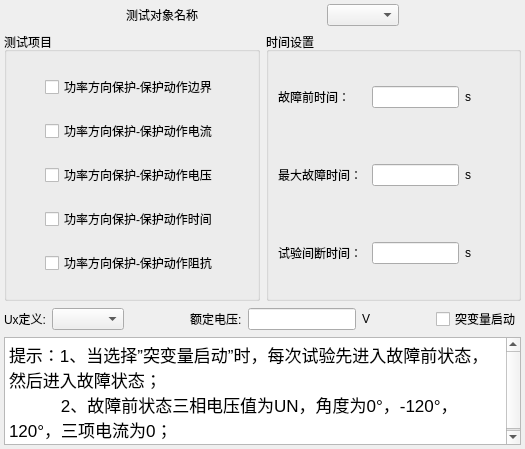
       <widget class="QWidget" name="tab_csxm">
        <attribute name="title">
         <string>测试项目</string>
        </attribute>
        <layout class="QVBoxLayout" name="verticalLayout" stretch="1,5,1,2">
         <property name="leftMargin">
          <number>4</number>
         </property>
         <property name="topMargin">
          <number>4</number>
         </property>
         <property name="rightMargin">
          <number>4</number>
         </property>
         <property name="bottomMargin">
          <number>4</number>
         </property>
         <item>
          <layout class="QHBoxLayout" name="horizontalLayout">
           <item>
            <spacer name="horizontalSpacer_126">
             <property name="orientation">
              <enum>Qt::Horizontal</enum>
             </property>
             <property name="sizeHint" stdset="0">
              <size>
               <width>40</width>
               <height>20</height>
              </size>
             </property>
            </spacer>
           </item>
           <item>
            <widget class="QLabel" name="label">
             <property name="text">
              <string>测试对象名称</string>
             </property>
            </widget>
           </item>
           <item>
            <spacer name="horizontalSpacer_128">
             <property name="orientation">
              <enum>Qt::Horizontal</enum>
             </property>
             <property name="sizeHint" stdset="0">
              <size>
               <width>40</width>
               <height>20</height>
              </size>
             </property>
            </spacer>
           </item>
           <item>
            <widget class="QComboBox" name="comboBox"/>
           </item>
           <item>
            <spacer name="horizontalSpacer_127">
             <property name="orientation">
              <enum>Qt::Horizontal</enum>
             </property>
             <property name="sizeHint" stdset="0">
              <size>
               <width>40</width>
               <height>20</height>
              </size>
             </property>
            </spacer>
           </item>
          </layout>
         </item>
         <item>
          <layout class="QHBoxLayout" name="horizontalLayout_2" stretch="1,1">
           <item>
            <widget class="QGroupBox" name="groupBox">
             <property name="title">
              <string>测试项目</string>
             </property>
             <layout class="QVBoxLayout" name="verticalLayout_2">
              <item>
               <layout class="QHBoxLayout" name="horizontalLayout_4">
                <item>
                 <spacer name="horizontalSpacer_3">
                  <property name="orientation">
                   <enum>Qt::Horizontal</enum>
                  </property>
                  <property name="sizeHint" stdset="0">
                   <size>
                    <width>40</width>
                    <height>20</height>
                   </size>
                  </property>
                 </spacer>
                </item>
                <item>
                 <widget class="QCheckBox" name="checkBox_2">
                  <property name="text">
                   <string>功率方向保护-保护动作边界</string>
                  </property>
                 </widget>
                </item>
                <item>
                 <spacer name="horizontalSpacer_4">
                  <property name="orientation">
                   <enum>Qt::Horizontal</enum>
                  </property>
                  <property name="sizeHint" stdset="0">
                   <size>
                    <width>40</width>
                    <height>20</height>
                   </size>
                  </property>
                 </spacer>
                </item>
               </layout>
              </item>
              <item>
               <layout class="QHBoxLayout" name="horizontalLayout_5">
                <item>
                 <spacer name="horizontalSpacer_5">
                  <property name="orientation">
                   <enum>Qt::Horizontal</enum>
                  </property>
                  <property name="sizeHint" stdset="0">
                   <size>
                    <width>40</width>
                    <height>20</height>
                   </size>
                  </property>
                 </spacer>
                </item>
                <item>
                 <widget class="QCheckBox" name="checkBox_3">
                  <property name="text">
                   <string>功率方向保护-保护动作电流</string>
                  </property>
                 </widget>
                </item>
                <item>
                 <spacer name="horizontalSpacer_6">
                  <property name="orientation">
                   <enum>Qt::Horizontal</enum>
                  </property>
                  <property name="sizeHint" stdset="0">
                   <size>
                    <width>40</width>
                    <height>20</height>
                   </size>
                  </property>
                 </spacer>
                </item>
               </layout>
              </item>
              <item>
               <layout class="QHBoxLayout" name="horizontalLayout_6">
                <item>
                 <spacer name="horizontalSpacer_7">
                  <property name="orientation">
                   <enum>Qt::Horizontal</enum>
                  </property>
                  <property name="sizeHint" stdset="0">
                   <size>
                    <width>40</width>
                    <height>20</height>
                   </size>
                  </property>
                 </spacer>
                </item>
                <item>
                 <widget class="QCheckBox" name="checkBox_4">
                  <property name="text">
                   <string>功率方向保护-保护动作电压</string>
                  </property>
                 </widget>
                </item>
                <item>
                 <spacer name="horizontalSpacer_8">
                  <property name="orientation">
                   <enum>Qt::Horizontal</enum>
                  </property>
                  <property name="sizeHint" stdset="0">
                   <size>
                    <width>40</width>
                    <height>20</height>
                   </size>
                  </property>
                 </spacer>
                </item>
               </layout>
              </item>
              <item>
               <layout class="QHBoxLayout" name="horizontalLayout_7">
                <item>
                 <spacer name="horizontalSpacer_9">
                  <property name="orientation">
                   <enum>Qt::Horizontal</enum>
                  </property>
                  <property name="sizeHint" stdset="0">
                   <size>
                    <width>40</width>
                    <height>20</height>
                   </size>
                  </property>
                 </spacer>
                </item>
                <item>
                 <widget class="QCheckBox" name="checkBox_5">
                  <property name="text">
                   <string>功率方向保护-保护动作时间</string>
                  </property>
                 </widget>
                </item>
                <item>
                 <spacer name="horizontalSpacer_10">
                  <property name="orientation">
                   <enum>Qt::Horizontal</enum>
                  </property>
                  <property name="sizeHint" stdset="0">
                   <size>
                    <width>40</width>
                    <height>20</height>
                   </size>
                  </property>
                 </spacer>
                </item>
               </layout>
              </item>
              <item>
               <layout class="QHBoxLayout" name="horizontalLayout_8">
                <item>
                 <spacer name="horizontalSpacer_11">
                  <property name="orientation">
                   <enum>Qt::Horizontal</enum>
                  </property>
                  <property name="sizeHint" stdset="0">
                   <size>
                    <width>40</width>
                    <height>20</height>
                   </size>
                  </property>
                 </spacer>
                </item>
                <item>
                 <widget class="QCheckBox" name="checkBox_6">
                  <property name="text">
                   <string>功率方向保护-保护动作阻抗</string>
                  </property>
                 </widget>
                </item>
                <item>
                 <spacer name="horizontalSpacer_12">
                  <property name="orientation">
                   <enum>Qt::Horizontal</enum>
                  </property>
                  <property name="sizeHint" stdset="0">
                   <size>
                    <width>40</width>
                    <height>20</height>
                   </size>
                  </property>
                 </spacer>
                </item>
               </layout>
              </item>
             </layout>
            </widget>
           </item>
           <item>
            <widget class="QGroupBox" name="groupBox_2">
             <property name="title">
              <string>时间设置</string>
             </property>
             <layout class="QVBoxLayout" name="verticalLayout_3">
              <item>
               <layout class="QHBoxLayout" name="horizontalLayout_9" stretch="2,2,1">
                <item>
                 <widget class="QLabel" name="label_5">
                  <property name="text">
                   <string>故障前时间：</string>
                  </property>
                 </widget>
                </item>
                <item>
                 <widget class="QLineEdit" name="lineEdit_2"/>
                </item>
                <item>
                 <widget class="QLabel" name="label_6">
                  <property name="text">
                   <string>s</string>
                  </property>
                 </widget>
                </item>
               </layout>
              </item>
              <item>
               <layout class="QHBoxLayout" name="horizontalLayout_10" stretch="2,2,1">
                <item>
                 <widget class="QLabel" name="label_7">
                  <property name="text">
                   <string>最大故障时间：</string>
                  </property>
                 </widget>
                </item>
                <item>
                 <widget class="QLineEdit" name="lineEdit_3"/>
                </item>
                <item>
                 <widget class="QLabel" name="label_8">
                  <property name="text">
                   <string>s</string>
                  </property>
                 </widget>
                </item>
               </layout>
              </item>
              <item>
               <layout class="QHBoxLayout" name="horizontalLayout_11" stretch="2,2,1">
                <item>
                 <widget class="QLabel" name="label_9">
                  <property name="text">
                   <string>试验间断时间：</string>
                  </property>
                 </widget>
                </item>
                <item>
                 <widget class="QLineEdit" name="lineEdit_4"/>
                </item>
                <item>
                 <widget class="QLabel" name="label_10">
                  <property name="text">
                   <string>s</string>
                  </property>
                 </widget>
                </item>
               </layout>
              </item>
             </layout>
            </widget>
           </item>
          </layout>
         </item>
         <item>
          <layout class="QHBoxLayout" name="horizontalLayout_3">
           <item>
            <widget class="QLabel" name="label_2">
             <property name="text">
              <string>Ux定义:</string>
             </property>
            </widget>
           </item>
           <item>
            <widget class="QComboBox" name="comboBox_2"/>
           </item>
           <item>
            <spacer name="horizontalSpacer">
             <property name="orientation">
              <enum>Qt::Horizontal</enum>
             </property>
             <property name="sizeHint" stdset="0">
              <size>
               <width>40</width>
               <height>20</height>
              </size>
             </property>
            </spacer>
           </item>
           <item>
            <widget class="QLabel" name="label_3">
             <property name="text">
              <string>额定电压:</string>
             </property>
            </widget>
           </item>
           <item>
            <widget class="QLineEdit" name="lineEdit"/>
           </item>
           <item>
            <widget class="QLabel" name="label_4">
             <property name="text">
              <string>V</string>
             </property>
            </widget>
           </item>
           <item>
            <spacer name="horizontalSpacer_2">
             <property name="orientation">
              <enum>Qt::Horizontal</enum>
             </property>
             <property name="sizeHint" stdset="0">
              <size>
               <width>40</width>
               <height>20</height>
              </size>
             </property>
            </spacer>
           </item>
           <item>
            <widget class="QCheckBox" name="checkBox">
             <property name="text">
              <string>突变量启动</string>
             </property>
            </widget>
           </item>
          </layout>
         </item>
         <item>
          <widget class="QTextBrowser" name="textBrowser">
           <property name="html">
            <string>&lt;!DOCTYPE HTML PUBLIC &quot;-//W3C//DTD HTML 4.0//EN&quot; &quot;http://www.w3.org/TR/REC-html40/strict.dtd&quot;&gt;
&lt;html&gt;&lt;head&gt;&lt;meta name=&quot;qrichtext&quot; content=&quot;1&quot; /&gt;&lt;meta charset=&quot;utf-8&quot; /&gt;&lt;style type=&quot;text/css&quot;&gt;
p, li { white-space: pre-wrap; }
hr { height: 1px; border-width: 0; }
li.unchecked::marker { content: &quot;\2610&quot;; }
li.checked::marker { content: &quot;\2612&quot;; }
&lt;/style&gt;&lt;/head&gt;&lt;body style=&quot; font-family:'Microsoft YaHei UI'; font-size:13pt; font-weight:400; font-style:normal;&quot;&gt;
&lt;p style=&quot; margin-top:0px; margin-bottom:0px; margin-left:0px; margin-right:0px; -qt-block-indent:0; text-indent:0px;&quot;&gt;提示：1、当选择”突变量启动”时，每次试验先进入故障前状态，然后进入故障状态；&lt;/p&gt;
&lt;p style=&quot; margin-top:0px; margin-bottom:0px; margin-left:0px; margin-right:0px; -qt-block-indent:0; text-indent:0px;&quot;&gt;           2、故障前状态三相电压值为UN，角度为0°，-120°，120°，三项电流为0；&lt;/p&gt;&lt;/body&gt;&lt;/html&gt;</string>
           </property>
          </widget>
         </item>
        </layout>
       </widget>
